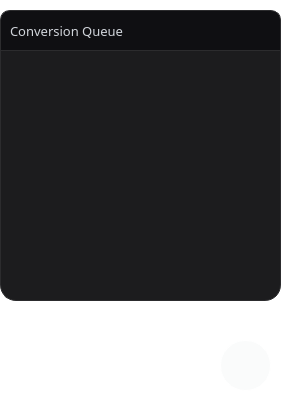
              <widget class="QFrame" name="download_container">
               <property name="geometry">
                <rect>
                 <x>660</x>
                 <y>0</y>
                 <width>281</width>
                 <height>401</height>
                </rect>
               </property>
               <property name="sizePolicy">
                <sizepolicy hsizetype="Fixed" vsizetype="Preferred">
                 <horstretch>0</horstretch>
                 <verstretch>0</verstretch>
                </sizepolicy>
               </property>
               <property name="minimumSize">
                <size>
                 <width>261</width>
                 <height>401</height>
                </size>
               </property>
               <property name="styleSheet">
                <string notr="true">background-color: transparent;
outline: none;
border: none;</string>
               </property>
               <property name="frameShape">
                <enum>QFrame::StyledPanel</enum>
               </property>
               <property name="frameShadow">
                <enum>QFrame::Raised</enum>
               </property>
               <widget class="QFrame" name="frame_4">
                <property name="geometry">
                 <rect>
                  <x>0</x>
                  <y>10</y>
                  <width>281</width>
                  <height>291</height>
                 </rect>
                </property>
                <property name="sizePolicy">
                 <sizepolicy hsizetype="Fixed" vsizetype="Fixed">
                  <horstretch>0</horstretch>
                  <verstretch>0</verstretch>
                 </sizepolicy>
                </property>
                <property name="minimumSize">
                 <size>
                  <width>250</width>
                  <height>179</height>
                 </size>
                </property>
                <property name="styleSheet">
                 <string notr="true">background-color: #1c1c1e;
border-radius: 16px;
border: 1px solid #2c2c2e;</string>
                </property>
                <property name="frameShape">
                 <enum>QFrame::StyledPanel</enum>
                </property>
                <property name="frameShadow">
                 <enum>QFrame::Raised</enum>
                </property>
                <widget class="QTableWidget" name="queue_table">
                 <property name="geometry">
                  <rect>
                   <x>0</x>
                   <y>40</y>
                   <width>281</width>
                   <height>251</height>
                  </rect>
                 </property>
                 <property name="styleSheet">
                  <string notr="true">border-top-left-radius: 0px;
border-top-right-radius: 0px;
border-bottom-left-radius: 10px;
border-bottom-right-radius: 10px;
border: none;
outline: none;
background-color: transparent;</string>
                 </property>
                </widget>
                <widget class="QFrame" name="frame_5">
                 <property name="geometry">
                  <rect>
                   <x>0</x>
                   <y>0</y>
                   <width>281</width>
                   <height>41</height>
                  </rect>
                 </property>
                 <property name="styleSheet">
                  <string notr="true">background-color: rgb(15, 15, 18);
border: 1px solid #2c2c2e;

/* Curve only the top */
border-top-left-radius: 10px;
border-top-right-radius: 10px;

/* Bottom stays straight */
border-bottom-left-radius: 0;
border-bottom-right-radius: 0;
</string>
                 </property>
                 <property name="frameShape">
                  <enum>QFrame::StyledPanel</enum>
                 </property>
                 <property name="frameShadow">
                  <enum>QFrame::Raised</enum>
                 </property>
                 <widget class="QLabel" name="download_queue">
                  <property name="geometry">
                   <rect>
                    <x>10</x>
                    <y>10</y>
                    <width>191</width>
                    <height>21</height>
                   </rect>
                  </property>
                  <property name="font">
                   <font>
                    <family>Manrope</family>
                    <pointsize>10</pointsize>
                   </font>
                  </property>
                  <property name="styleSheet">
                   <string notr="true">background-color: transparent;
color: #d1d5db;
border: none;</string>
                  </property>
                  <property name="text">
                   <string>Conversion Queue</string>
                  </property>
                 </widget>
                 <widget class="QPushButton" name="btnClearQueue">
                  <property name="geometry">
                   <rect>
                    <x>248</x>
                    <y>5</y>
                    <width>31</width>
                    <height>31</height>
                   </rect>
                  </property>
                  <property name="font">
                   <font>
                    <weight>75</weight>
                    <bold>true</bold>
                   </font>
                  </property>
                  <property name="cursor">
                   <cursorShape>PointingHandCursor</cursorShape>
                  </property>
                  <property name="styleSheet">
                   <string notr="true">border: none;
color: #3879e4;
background-color: transparent;</string>
                  </property>
                  <property name="text">
                   <string/>
                  </property>
                  <property name="icon">
                   <iconset resource="resources.qrc">
                    <normaloff>:/images/trash-wh.png</normaloff>:/images/trash-wh.png</iconset>
                  </property>
                  <property name="checkable">
                   <bool>true</bool>
                  </property>
                 </widget>
                </widget>
               </widget>
               <widget class="QPushButton" name="btnStartDownload">
                <property name="geometry">
                 <rect>
                  <x>0</x>
                  <y>320</y>
                  <width>281</width>
                  <height>81</height>
                 </rect>
                </property>
                <property name="sizePolicy">
                 <sizepolicy hsizetype="Preferred" vsizetype="Preferred">
                  <horstretch>0</horstretch>
                  <verstretch>0</verstretch>
                 </sizepolicy>
                </property>
                <property name="minimumSize">
                 <size>
                  <width>0</width>
                  <height>0</height>
                 </size>
                </property>
                <property name="font">
                 <font>
                  <family>Manrope,sans-serif</family>
                  <pointsize>-1</pointsize>
                  <weight>75</weight>
                  <bold>true</bold>
                 </font>
                </property>
                <property name="cursor">
                 <cursorShape>PointingHandCursor</cursorShape>
                </property>
                <property name="styleSheet">
                 <string notr="true">/* --- Main Download Button (Gradient Style) --- */
QPushButton#btnStartDownload {
    /* Gradient Background: Matches 'bg-gradient-to-b from-primary to-blue-700' */
    background-color: qlineargradient(
        spread:pad, x1:0.5, y1:0, x2:0.5, y2:1, 
        stop:0 #3B82F6, 
        stop:1 #1d4ed8
    );
    
    /* Border &amp; Radius */
    border: 1px solid rgba(255, 255, 255, 0.1);
    border-radius: 16px;  /* Matches 'rounded-2xl' */
    
    /* Text Styling */
    color: white;
    font-family: &quot;Manrope&quot;, sans-serif;
    font-size: 18px;      /* Large text like the HTML &lt;h2&gt; */
    font-weight: bold;
    text-align: left;
    /* Spacing */
    padding: 20px;        /* Large padding to mimic the card size */
}

/* --- Hover State --- */
QPushButton#btnStartDownload:hover {
    /* Slightly lighter gradient to mimic the scale/glow effect */
    background-color: qlineargradient(
        spread:pad, x1:0.5, y1:0, x2:0.5, y2:1, 
        stop:0 #60a5fa,   /* Lighter Blue */
        stop:1 #2563eb    /* Blue-600 */
    );
    border: 1px solid rgba(255, 255, 255, 0.3); /* Brighter border */
}

/* --- Pressed State --- */
QPushButton#btnStartDownload:pressed {
    /* Darker solid color or inverted gradient */
    background-color: #1e40af; /* Blue-800 */
    border: 1px solid transparent;
    
    /* Slight shift to mimic physical press */
    padding-top: 22px;
    padding-bottom: 18px;
}

/* --- Disabled State (Optional) --- */
QPushButton#btnStartDownload:disabled {
    background-color: #1A1A1F;
    color: #52525b;
    border: 1px solid #27272a;
}</string>
                </property>
                <property name="text">
                 <string>Start
Conversion</string>
                </property>
                <property name="iconSize">
                 <size>
                  <width>21</width>
                  <height>21</height>
                 </size>
                </property>
                <property name="shortcut">
                 <string>Return</string>
                </property>
                <property name="checkable">
                 <bool>true</bool>
                </property>
               </widget>
               <widget class="QLabel" name="label_2">
                <property name="geometry">
                 <rect>
                  <x>220</x>
                  <y>340</y>
                  <width>51</width>
                  <height>51</height>
                 </rect>
                </property>
                <property name="styleSheet">
                 <string notr="true">background-color: rgba(226, 228, 232, 40);
border-radius: 25px;
border: 1px solid white;</string>
                </property>
                <property name="text">
                 <string/>
                </property>
               </widget>
               <widget class="QLabel" name="download_icon">
                <property name="geometry">
                 <rect>
                  <x>235</x>
                  <y>356</y>
                  <width>21</width>
                  <height>21</height>
                 </rect>
                </property>
                <property name="font">
                 <font>
                  <family>Manrope SemiBold</family>
                  <pointsize>12</pointsize>
                 </font>
                </property>
                <property name="styleSheet">
                 <string notr="true">background-color: transparent;
color: white;
border: none;
outline: none;</string>
                </property>
                <property name="text">
                 <string/>
                </property>
                <property name="pixmap">
                 <pixmap resource="resources.qrc">:/images/download.png</pixmap>
                </property>
                <property name="scaledContents">
                 <bool>true</bool>
                </property>
               </widget>
              </widget>
